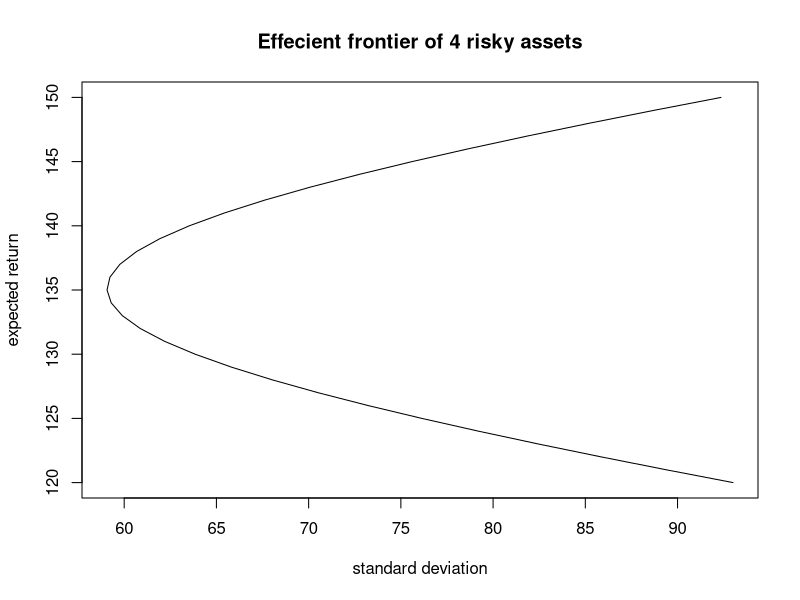
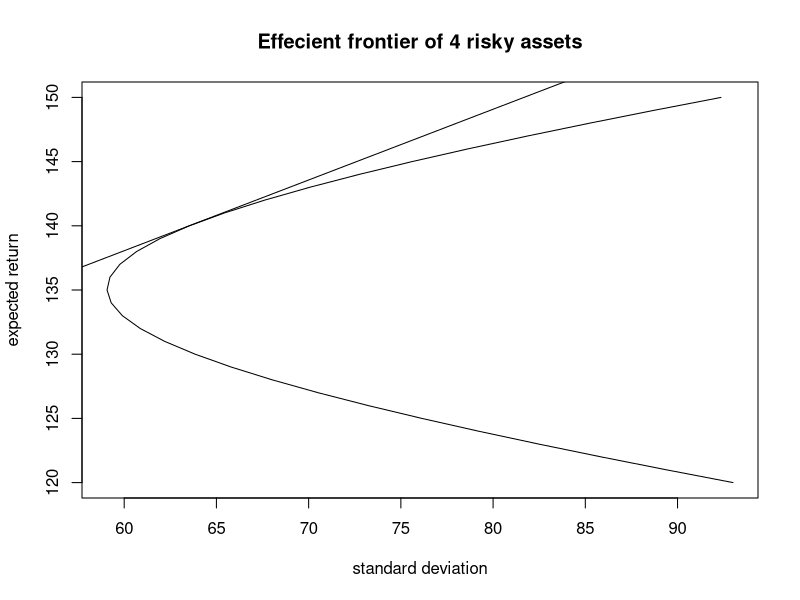

Recreate these plots in R, in order. (Note: this script raises an error after producing the figures.)
# Portfolio Thoery and Asset model 
# Assignment 2 R code
# Note: Plese ensure latest version of Rtools to prevent error dueing package installation


packages_required<-c("base", "datasets", "graphics", "grDevices", "methods", "stats", "compiler", "utils", 'matrixcalc')

# Check if packages exist in device, or else install package
for(i in packages_required){
  if(is.element(i,installed.packages()[,1])==TRUE){
    next
  }else{
    install.packages(i)
  }
}

# Basic packages

library(base)
library(datasets)
library(graphics)
library(methods)
library(stats)
library(matrixcalc)

library(compiler) # Byte compiler package to run repeated code more speedily (cmpfun())
# Pls do not detach package 'utils', will lead to error warning but code still works with output
library(utils)    # if error remains then close RStudio tab and reopen again, error will be gone

# Code below writes term format as variance%%, covariance%%, and total returns%

# Function to carry out Task 1
Task_1_func<-function(n,returns_matrix){
  # Enable same random sample to be reproduced for value checking purposes
  set.seed(207)
  ## Task 1 i) ##
  # Create matrix of dimension 4x4
  x<-matrix(runif(16,0,100), nrow=4, ncol=4, byrow=TRUE)
  ## Task 1 ii) ##
  # Divide whole matrix by eight
  x<-x/8
  # Create a identity matrix of 4x4
  y<-diag(4)
  # Multiply matrix y 100
  y<-y*100
  A<-x+y
  transpose_A<-t(A)
  # Cov Var by %% format
  covariance_matrix<-transpose_A%*%A
  
  ## Task 1 iii) ##
  X<-matrix(rnorm(n,0,1), nrow=n, ncol = 4, byrow=TRUE)
  Y<-X%*%A
  Y[,1]<-Y[,1]+120
  Y[,2]<-Y[,2]+130
  Y[,3]<-Y[,3]+140
  Y[,4]<-Y[,4]+150
  
   if(returns_matrix==1){
     Y
   }else{
     covariance_matrix
   }
}
# Displays matrix Y
Task_1_func(100,1)
# Displays calculated covariance matrix
Task_1_func(100,0)

# Byte compiler function 
cmp_Task_1_func<-cmpfun(Task_1_func)

## Task 2 i) ##
# Function to carry out Task 2 i)
est_cov_matrix<-function(n, with_max_abs_value){
  # Enable same random sample to be reproduced for value checking purposes
  set.seed(207)
  # row names to be used for weights
  names<-c('asset1', 'asset2', 'asset3', 'asset4')
  pop1<-cmp_Task_1_func(n,1)[,1]
  pop2<-cmp_Task_1_func(n,1)[,2]
  pop3<-cmp_Task_1_func(n,1)[,3]
  pop4<-cmp_Task_1_func(n,1)[,4]
  
  # Grouping matrix together
  pop<-list(pop1,pop2,pop3,pop4)
  
  # Creating empty matrix 4x4 dimension
  cov_var_matrix<-matrix(0,nrow=4, ncol = 4)
  rownames(cov_var_matrix)<-names
  colnames(cov_var_matrix)<-names
  
  # For loop that assigns variance and covariance between assets to exact matrix entries
  # If same asset(i=j), then variance(diagonal entry), if different asset, then covar(non-diag entry)
  for(i in 1:4){
    for(j in 1:4){
      x<-pop[[i]]
      y<-pop[[j]]
      
      if(i!=j){
        # Calculates covariance of matrix
        cov_var_matrix[i,j]<-cov(x,y)
      }else{
        # Calcultes variance of matrix
        cov_var_matrix[i,j]<-var(x)
      }
    }
  }
  
  # If 1 returns max absolute value of matrix, 0 then return estimated cov var matrix
  if(with_max_abs_value==1){
    cat('max absolute value of all matrix entries is', '\n')
    max(cov_var_matrix)
  }else{
    cov_var_matrix
  }
}
est_cov_matrix(100,1)
est_cov_matrix(100,0)

# Function byte compiler
cmp_est_cov_matrix<-cmpfun(est_cov_matrix)

# Compare with covariance_matrix matrix
sum(est_cov_matrix(100,0))-sum(cmp_Task_1_func(100,0))
# Difference: 6564.701%%
sum(est_cov_matrix(500,0))-sum(cmp_Task_1_func(100,0))
# Difference: 3774.94%%
sum(est_cov_matrix(1000,0))-sum(cmp_Task_1_func(100,0))
# Difference: 786.925%%
sum(est_cov_matrix(10000,0))-sum(cmp_Task_1_func(100,0))
# Difference: 170.3221%%

# As seen from above, estimated portfolio variance approaches variance found in Task 1 
# as random sample 'n' generated increases

## Task 3 vi) ##
# Function that returns variance, returns and weights of portfolio 1 and 2
portfolio_1_2_vi<-function(show_port){
  # rownames of weights
  names<-c('asset1', 'asset2', 'asset3', 'asset4')
  # Extracting estimated cov var matrix from previous Task 1 vi) function
  Task_3_vi_est_cov_matrix<-cmp_est_cov_matrix(10000,0)
  # Removing rownames and colnames
  colnames(Task_3_vi_est_cov_matrix)<-NULL
  rownames(Task_3_vi_est_cov_matrix)<-NULL
  # portfolio mean from question
  port_1_mean<- 125
  port_2_mean<- 135
  asset_returns<-c(120,130,140,150)
  
  # Creating matrix based on Lagrange equations to calculate weights of portfolio
  # Assuming Ay=b where A, y and B are matrix, 
  # A is matrices_one, b is matrices_two (port 1) or matrices_three (port 2), 
  # y is weight_port_1 (port 1) or weight_port_2 (port 2)
  neg_asset_return_column_matrix<-matrix(-asset_returns, nrow=4, ncol=1)
  neg_asset_return_row_matrix<-t(neg_asset_return_column_matrix)
  
  asset_return_column_matrix<-matrix(asset_returns, nrow=4, ncol=1)
  asset_return_row_matrix<-t(asset_return_column_matrix)
  
  neg_ones_column_matrix<-matrix(-c(1,1,1,1), nrow=4, ncol = 1)
  neg_ones_row_matrix<-t(neg_ones_column_matrix)
  
  ones_column_matrix<-matrix(c(1,1,1,1), nrow=4, ncol = 1)
  ones_row_matrix<-t(ones_column_matrix)
  
  Task_3_vi_est_cov_matrix_x2<-2*Task_3_vi_est_cov_matrix
  matrices_one<-matrix(0, nrow=6, ncol=6, byrow=TRUE)
  matrices_one[1:4,1:4]<-Task_3_vi_est_cov_matrix_x2
  matrices_one[1:4,5]<-neg_asset_return_column_matrix
  matrices_one[1:4,6]<-neg_ones_column_matrix
  matrices_one[5,1:4]<-asset_return_row_matrix
  matrices_one[6,1:4]<-ones_row_matrix
  
  matrices_two<-matrix(c(0,0,0,0,port_1_mean, 1), nrow=6, ncol=1)
  matrices_three<-matrix(c(0,0,0,0,port_2_mean, 1), nrow=6, ncol=1)
  weight_port_1<-solve(matrices_one,matrices_two)
  weight_port_2<-solve(matrices_one,matrices_three)
  
  # Using matrices A and b to find matrices y
  weight_port_1<-as.matrix(weight_port_1[-5:-6,1])
  weight_port_2<-as.matrix(weight_port_2[-5:-6,1])
  
  # Assigning rownames of portfolio 1 and 2
  rownames(weight_port_1)<-names
  rownames(weight_port_2)<-names

  # Confirming that returns are same as expected portfolio return
  returns_portfolio_1<-asset_return_row_matrix%*%as.matrix(weight_port_1[1:4])
  returns_portfolio_2<-asset_return_row_matrix%*%as.matrix(weight_port_2[1:4])
  var_portfolio_1<-t(weight_port_1[1:4])%*%Task_3_vi_est_cov_matrix%*%weight_port_1[1:4]
  var_portfolio_2<-t(weight_port_2[1:4])%*%Task_3_vi_est_cov_matrix%*%weight_port_2[1:4]
  
  # 1,2, or 3 for variance, returns, or asset weights of portfolio 1 and
  # 4,5, or 6 for variance, returns or asset weights for portfolio 2
  if(show_port==1){
    var_portfolio_1
  }else if(show_port==2){
    returns_portfolio_1
  }else if(show_port==3){
    weight_port_1
  }else if(show_port==4){
    var_portfolio_2
  }else if(show_port==5){
    returns_portfolio_2
  }else{
    weight_port_2
  }
}
# Portfolio 1
# Variance
portfolio_1_2_vi(1)
# Returns
portfolio_1_2_vi(2)
# Asset weights
portfolio_1_2_vi(3)

# Portfolio 2
# Variance
portfolio_1_2_vi(4)
# Returns
portfolio_1_2_vi(5)
# Asset weights
portfolio_1_2_vi(6)

# Function byte compiler
cmp_portfolio_1_2_vi<-cmpfun(portfolio_1_2_vi)

## Task 3 vii) ##
# Function that plots effecient frontier for a given range of portfolio returns
effecient_frontier_vii<-function(){
  
  sd<-numeric(0)
  # a value to range portfolio total return% of 120% to 150%
  n<-31
  
  for(i in 1:n){
    portfolio_return<-119+(i)
    # Extract returns of portfolio 1 and 2
    returns_portfolio_1<-as.vector(cmp_portfolio_1_2_vi(2))
    returns_portfolio_2<-as.vector(cmp_portfolio_1_2_vi(5))
    # Remove assigned rownames and colnames
    rownames(returns_portfolio_1)<-NULL
    colnames(returns_portfolio_1)<-NULL
    rownames(returns_portfolio_2)<-NULL
    colnames(returns_portfolio_2)<-NULL
    
    # Calculate weights to investing in portfolio 1 and 2, t
    t<-(portfolio_return-returns_portfolio_1)/(returns_portfolio_2-returns_portfolio_1)
    # multiplying portfolio 1 and 2 variance with its weights then adding up to get the new variance
    final_weight<-(1-t)*as.matrix(portfolio_1_2_vi(3)[1:4])+t*as.matrix(portfolio_1_2_vi(6)[1:4])
    variance<-t(final_weight)%*%cmp_est_cov_matrix(10000,0)%*%final_weight
    sd[i]<-sqrt(variance)
  }
  # Plot expected return against standard deviation for ranging expected returns
  plot(sd, seq(120, 150, 1), main='Effecient frontier of 4 risky assets', xlab='standard deviation', ylab='expected return', type='l')
}
effecient_frontier_vii()

# Function byte compiler
cmp_effecient_frontier_vii<-cmpfun(effecient_frontier_vii)

## Task 3 viii) ##
# Function to return tangency portfolio weight or plot tangent line on effecient frontier
weight_or_value_tangency_port<-function(show_weight_return_sd){
  # Given risk free rate return
  risk_free_return<-105
  asset_returns<-c(120,130,140,150)
  
  
  asset_return_column_matrix<-matrix(asset_returns, nrow=4, ncol=1)
  asset_return_row_matrix<-t(asset_return_column_matrix)
  # Assume Ay=b with A,y, b being matrix
  # A is estimated covariance matrix, y is weights, b is excess returns of each asset
  # Find y by through%*% of (inverse of A) inverse_est_cov_matrix %*% b, OR solve(A,b)
  inverse_est_cov_matrix<-matrix.inverse(cmp_est_cov_matrix(10000,0))
  excess_returns_matrix<-matrix(asset_returns-risk_free_return, nrow = 4, ncol = 1)
  component_weight<-inverse_est_cov_matrix%*%excess_returns_matrix
  # sum of all weights (sum(y))
  sum_component<-sum(component_weight)
  # Final weight after adjusting to meet constraints
  weight_port<-(1/sum_component)*component_weight
  expected_return<-asset_return_row_matrix%*%weight_port
  variance<-t(weight_port)%*%cmp_est_cov_matrix(10000,0)%*%weight_port
  sd<-sqrt(variance)
  
  # 1 for asset weights, 2 for returns, and 3 for standard deviation
  if(show_weight_return_sd==1){
    weight_port
  }else if(show_weight_return_sd==2){
    expected_return
  }else{
    sd
  }
}
# Weights
weight_or_value_tangency_port(1)
#Expected return
weight_or_value_tangency_port(2)
# Standard deviation
weight_or_value_tangency_port(3)
# cmp_tangency_port<-cmpfun(weight_or_value_tangency_port)

## Task 3 ix) ##
# Function to plot Capital MArket Line
CML<-function(){
  # provided risk free rate returns
  risk_free_return<-105
  asset_returns<-c(120,130,140,150)
  sd<-0
  
  # Using risk_free_rate(+-)sqrt(H)*(varying dtadard deviation) to produce CML
  inverse_est_cov_matrix<-matrix.inverse(cmp_est_cov_matrix(10000,0))
  excess_returns_column_matrix<-matrix(asset_returns-risk_free_return, nrow=4, ncol=1)
  excess_returns_row_matrix<-matrix(asset_returns-risk_free_return, nrow=1, ncol=4)
  H<-excess_returns_row_matrix%*%inverse_est_cov_matrix%*%excess_returns_column_matrix
  
  y1<-numeric(0)
  y2<-numeric(0)
  sdev<-numeric(0)

  for(i in 1:200){
    sdev[i]<-sd+(i-1)/2
    y1[i]<-risk_free_return+sqrt(H)*sdev[i]
    y2[i]<-risk_free_return-sqrt(H)*sdev[i]
  }
  cmp_effecient_frontier_vii()
  lines(sdev, y1, type="l")
  lines(sdev, y2, type="l")
}
CML()

## Task 3 x) ##
# Function that calculates weights based on Lagrange method
est_weight_lagrange<-function(){
  # Assume Ay=b with A,y, b being matrix
  # A is matrices, y is weight, b is column_matrix
  # Find y by through solve(A,b)
  names<-c('asset1', 'asset2', 'asset3', 'asset4')
  column_matrix<-matrix(c(0,0,0,0,1), nrow=5, ncol=1)
  ones_column_matrix<-matrix(c(-1,-1,-1,-1,0), nrow=5, ncol = 1)
  ones_row_matrix<-t(-ones_column_matrix)
  
  matrices<-matrix(0, nrow=5, ncol=5, byrow=TRUE)
  matrices[1:4,1:4]<-cmp_est_cov_matrix(10000,0)*2
  matrices[1:5,5]<-ones_column_matrix
  matrices[5,1:5]<-ones_row_matrix

  weight<-solve(matrices,column_matrix)
  weight<-as.matrix(weight[1:4,1])
  rownames(weight)<-names
  weight
  
}
est_weight_lagrange()

# Function that calculates weights based on formula in question
est_weight_formula_or_var<-function(weight_or_variance){
  ## Answer from formula given in question based estimated cov matrix ##
  ones_column_matrix<-matrix(c(1,1,1,1), nrow=4, ncol = 1)
  ones_row_matrix<-t(ones_column_matrix)
  C<-cmp_est_cov_matrix(10000,0)
  C_inverse<-matrix.inverse(C)
  answer<-(ones_row_matrix%*%C_inverse%*%ones_column_matrix)
  # returns error if divided by 'answer', so instead I added sum which still yields same value
  answer_value<-sum(answer)
  answer_2<-(C_inverse%*%ones_column_matrix)
  est_covar_matrix_weights<-(answer_2)/answer_value
  
  #calculate min var
  cov_matrix<-cmp_est_cov_matrix(10000,0)
  ## min variance among all possible portfolios ##
  min_var_all_port<-t(est_covar_matrix_weights)%*%cov_matrix%*%est_covar_matrix_weights
  
  if(weight_or_variance==0){
    est_covar_matrix_weights
  }else{
    min_var_all_port
  }
  
}
# weights
est_weight_formula_or_var(0)
# Min variance
est_weight_formula_or_var(1)

# Function that calculates difference in weights of the above two methods
weight_diff<-function(){
  # Weight difference for two methods above
  difference_weights<-est_weight_lagrange()-est_weight_formula()
  difference_weights
  # +-5.5511153-17
}
weight_diff()

## Task 3 xi) ##
# Function to find portfolio weight under special constraint
portfolio_weight_xi<-function(){
  names<-c('asset1', 'asset2', 'asset3', 'asset4')
  column_matrix_x<-matrix(c(-1, -1, -1, -1,0), nrow=5, ncol=1)
  ones_row_matrix_x<-t(-column_matrix_x)
  
  # Assume Ay=b with A,y, b being matrix
  # A is matrices_six, y is weights12_restrain, b is column_matrix_seven
  # Find y by through solve(A,b)
  matrices_six<-matrix(0, nrow=6, ncol=6, byrow=TRUE)
  matrices_six[1:4,1:4]<-cmp_est_cov_matrix(10000,0)*2
  matrices_six[1:5,6]<-column_matrix_x
  matrices_six[1:2,5]<-matrix(c(-1,1), nrow=2, ncol=1)
  matrices_six[6,1:5]<-ones_row_matrix_x
  matrices_six[5,1:2]<-matrix(c(1,-1), nrow=1, ncol=2)
  column_matrix_seven<-matrix(c(0,0,0,0,0,1), nrow=6, ncol=1)
  weights12_restrain<-solve(matrices_six,column_matrix_seven)
  weights_portfolio<-as.matrix(weights12_restrain[1:4])
  rownames(weights_portfolio)<-names
  weights_portfolio
}
portfolio_weight_xi()
